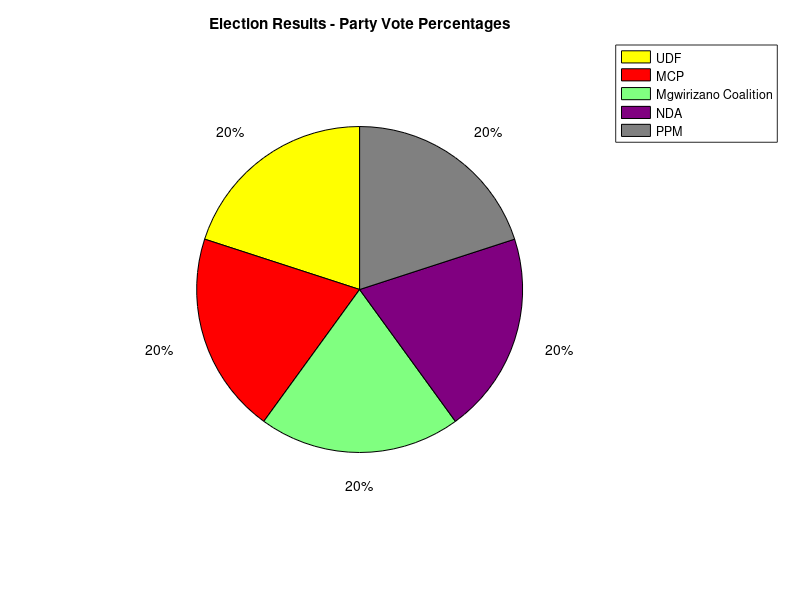
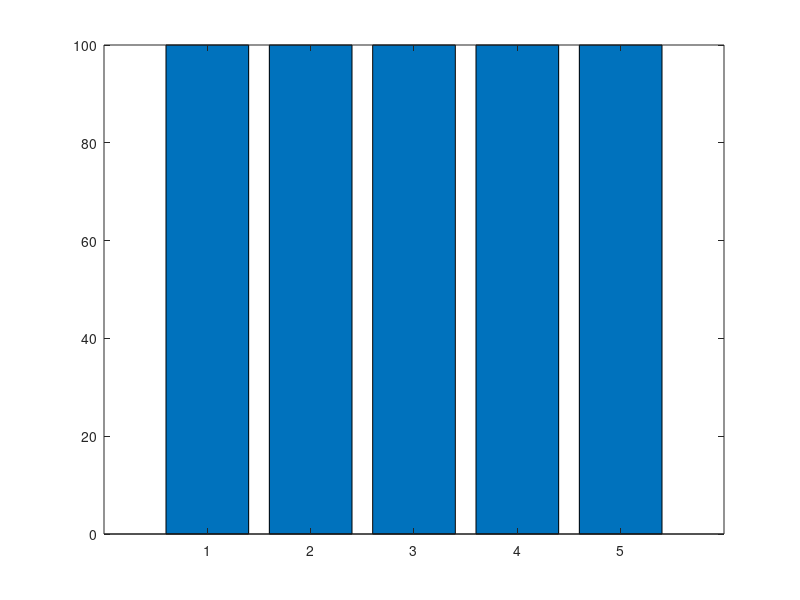

Reproduce these figures in MATLAB, in order. (Note: this script raises an error after producing the figures.)
% Program to determine the majority winner of an election.
% This software prompts the user to enter the total valid votes for each candidate.
% It calculates and compares the votes to determine the candidate with the highest vote count.
% The program is designed to handle multiple candidates and identifies the winner of the election.
%
% Developed by: Ian Carter Kulani
% Purpose: To calculate and display the winner of an election based on vote counts.
% Contact: iancarterkulani@gmail.com | Phone: +265988061969



% Input the total registered voters, total votes, and total valid votes
Total_Registered_Voters = input('Enter Total Number of Registered Voters:');
Total_Votes = input('Enter Total Number of Votes:');
Total_Valid_Votes = input('Enter Total Number of Valid Votes:');
Total_Null_and_Void_Votes = input('Enter Total Number of Invalid Votes/Blank Votes:');

% Input the total valid votes for each political party
Total_Valid_Votes_For_United_Democratic_Front = input('Enter Total Valid Votes For United Democratic Front (UDF):');
Total_Valid_Votes_For_Malawi_Congress_Party = input('Enter Total Valid Votes For Malawi Congress Party (MCP):');
Total_Valid_Votes_For_Mgwrizano_Coalition = input('Enter Total Valid Votes For Mgwirizano Coalition:');
Total_Valid_Votes_For_National_Democratic_Alliance = input('Enter Total Valid Votes For National Democratic Alliance (NDA):');
Total_Valid_Votes_For_Peoples_Progressive_Movement = input('Enter Total Valid Votes For Peoples Progressive Movement (PPM):');

% Calculate majority (more than half of total valid votes)
Majority = Total_Valid_Votes / 2 + 1;

% Calculate the percentages for each party
Percentage_UDF = (Total_Valid_Votes_For_United_Democratic_Front / Total_Valid_Votes) * 100;
Percentage_MCP = (Total_Valid_Votes_For_Malawi_Congress_Party / Total_Valid_Votes) * 100;
Percentage_Mgwrizano = (Total_Valid_Votes_For_Mgwrizano_Coalition / Total_Valid_Votes) * 100;
Percentage_NDA = (Total_Valid_Votes_For_National_Democratic_Alliance / Total_Valid_Votes) * 100;
Percentage_PPM = (Total_Valid_Votes_For_Peoples_Progressive_Movement / Total_Valid_Votes) * 100;

% Display the percentages for each party
fprintf('\nPercentage of Votes for Each Party:\n');
fprintf('United Democratic Front (UDF): %.2f%%\n', Percentage_UDF);
fprintf('Malawi Congress Party (MCP): %.2f%%\n', Percentage_MCP);
fprintf('Mgwirizano Coalition: %.2f%%\n', Percentage_Mgwrizano);
fprintf('National Democratic Alliance (NDA): %.2f%%\n', Percentage_NDA);
fprintf('Peoples Progressive Movement (PPM): %.2f%%\n', Percentage_PPM);

% Determine the winner based on majority
if Total_Valid_Votes_For_United_Democratic_Front >= Majority
    disp('United Democratic Front (UDF) is the Winner of the Election');
elseif Total_Valid_Votes_For_Malawi_Congress_Party >= Majority
    disp('Malawi Congress Party (MCP) is the Winner of the Election');
elseif Total_Valid_Votes_For_Mgwrizano_Coalition >= Majority
    disp('Mgwirizano Coalition is the Winner of the Election');
elseif Total_Valid_Votes_For_National_Democratic_Alliance >= Majority
    disp('National Democratic Alliance (NDA) is the Winner of the Election');
elseif Total_Valid_Votes_For_Peoples_Progressive_Movement >= Majority
    disp('Peoples Progressive Movement (PPM) is the Winner of the Election');
else
    disp('No Political Party has a Majority Winner in the Election');
end

% --- Pie Chart Visualization ---
% Data for Pie chart
party_names = {'UDF', 'MCP', 'Mgwirizano Coalition', 'NDA', 'PPM'};
vote_percentages = [Percentage_UDF, Percentage_MCP, Percentage_Mgwrizano, Percentage_NDA, Percentage_PPM];
colors = [1, 1, 0; % Yellow for UDF
          1, 0, 0; % Red for MCP
          0.5, 1, 0.5; % Fade green for Mgwirizano
          0.5, 0, 0.5; % Purple for NDA
          0.5, 0.5, 0.5]; % Grey for PPM

% Create Pie Chart
figure;
pie(vote_percentages);
colormap(colors); % Set the color of the pie chart sections
legend(party_names, 'Location', 'bestoutside');
title('Election Results - Party Vote Percentages');

% --- Bar Chart Visualization ---
% Data for Bar chart
figure;
bar(vote_percentages);
set(gca, 'XTickLabel', party_names); % Set party names as x-axis labels
ylabel('Percentage of Votes (%)');
title('Election Results - Party Vote Percentages');
ylim([0 100]); % Set y-axis limit to 100% for clarity

% Optionally, if you want to modify the bar colors to match the pie chart:
% Assign the same colors for the bars
bars = bar(vote_percentages);
bars.FaceColor = 'flat';
bars.CData = colors; % Apply the colors
